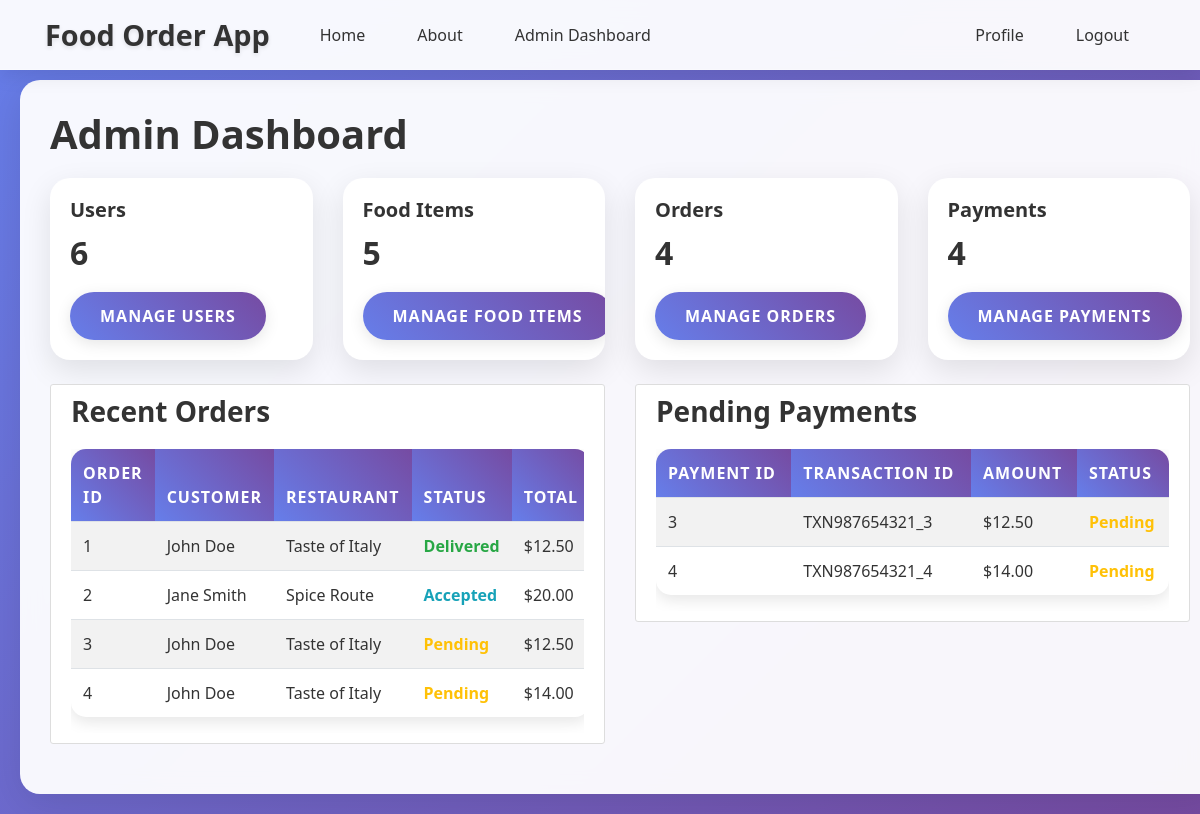
The app's page /admin/dashboard (signed in), older data.
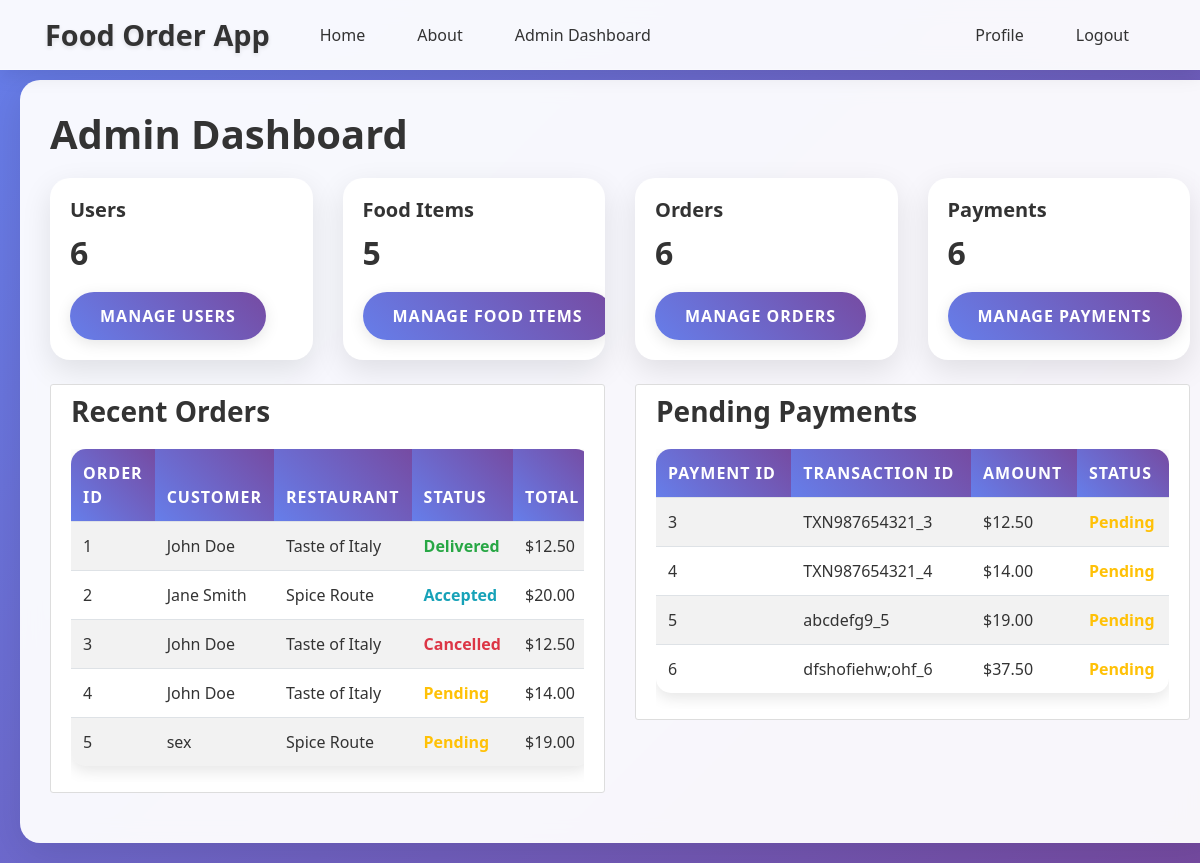
The same page, newer data.
### app/models/order.py (models this page shows, shortened)
class Order(db.Model):
    __tablename__ = 'orders'
    id = db.Column(db.Integer, primary_key=True)
    customer_id = db.Column(db.Integer, db.ForeignKey('users.id'), nullable=False)
    food_item_id = db.Column(db.Integer, db.ForeignKey('food_items.id'), nullable=False)
    restaurant_id = db.Column(db.Integer, db.ForeignKey('users.id'), nullable=False)
    quantity = db.Column(db.Integer, nullable=False)
    total_price = db.Column(db.Numeric(10, 2), nullable=False)
    status = db.Column(db.Enum('pending', 'accepted', 'preparing', 'ready', 'delivered', 'cancelled', name='order_status'), default='pending')
    payment_id = db.Column(db.Integer, db.ForeignKey('payments.id'), nullable=True)
    order_date = db.Column(db.DateTime, default=datetime.utcnow)
    payment = db.relationship("Payment", backref="order", uselist=False, foreign_keys="Order.payment_id")

### app/models/user.py (models this page shows, shortened)
class User(db.Model, UserMixin):
    __tablename__ = 'users'
    id = db.Column(db.Integer, primary_key=True)
    name = db.Column(db.String(100), nullable=False)
    email = db.Column(db.String(120), unique=True, nullable=False)
    phone_number = db.Column(db.String(20), unique=True, nullable=False)
    location = db.Column(db.String(200), nullable=False)
    password = db.Column(db.String(60), nullable=False)
    role = db.Column(db.Enum('admin', 'customer', 'restaurant', name='user_roles'), default='customer')
    status = db.Column(db.Enum('active', 'pending', 'suspended', name='account_status'), default='active')
    food_items = db.relationship('FoodItem', backref='restaurant_owner', lazy=True, foreign_keys='FoodItem.restaurant_id')
    orders_as_customer = db.relationship('Order', backref='customer_user', lazy=True, foreign_keys='Order.customer_id')
    orders_as_restaurant = db.relationship('Order', backref='restaurant_user', lazy=True, foreign_keys='Order.restaurant_id')
    payments_as_customer = db.relationship('Payment', backref='customer_payer', lazy=True, foreign_keys='Payment.customer_id')
    payments_as_restaurant = db.relationship('Payment', backref='restaurant_receiver', lazy=True, foreign_keys='Payment.restaurant_id')

### app/models/payment.py (models this page shows, shortened)
class Payment(db.Model):
    __tablename__ = 'payments'
    id = db.Column(db.Integer, primary_key=True)
    order_id = db.Column(db.Integer, db.ForeignKey('orders.id'), nullable=False)
    customer_id = db.Column(db.Integer, db.ForeignKey('users.id'), nullable=False)
    restaurant_id = db.Column(db.Integer, db.ForeignKey('users.id'), nullable=False)
    bkash_transaction_id = db.Column(db.String(100), unique=True, nullable=False)
    payment_phone_number = db.Column(db.String(20), nullable=False)
    payment_method = db.Column(db.Enum('bkash', name='payment_methods'), default='bkash')
    amount = db.Column(db.Numeric(10, 2), nullable=False)
    payment_status = db.Column(db.Enum('pending', 'verified', 'failed', name='payment_status'), default='pending')
    payment_date = db.Column(db.DateTime, default=datetime.utcnow)

### app/routes/admin.py (the view)
@admin.route("/dashboard")
@login_required
@admin_required
def dashboard():
    users = User.query.all()
    food_items = FoodItem.query.all()
    orders = Order.query.all()
    payments = Payment.query.all()
    return render_template("admin_dashboard.html", users=users, food_items=food_items, orders=orders, payments=payments)

### app/templates/admin_dashboard.html
{% extends "base.html" %}
{% block content %}
    <h1>Admin Dashboard</h1>
    <div class="row">
        <div class="col-md-3">
            <div class="card">
                <div class="card-body">
                    <h5 class="card-title">Users</h5>
                    <h2 class="card-text">{{ users|length }}</h2>
                    <a href="{{ url_for('admin.manage_users') }}" class="btn btn-primary">Manage Users</a>
                </div>
            </div>
        </div>
        <div class="col-md-3">
            <div class="card">
                <div class="card-body">
                    <h5 class="card-title">Food Items</h5>
                    <h2 class="card-text">{{ food_items|length }}</h2>
                    <a href="{{ url_for('admin.manage_food_items') }}" class="btn btn-primary">Manage Food Items</a>
                </div>
            </div>
        </div>
        <div class="col-md-3">
            <div class="card">
                <div class="card-body">
                    <h5 class="card-title">Orders</h5>
                    <h2 class="card-text">{{ orders|length }}</h2>
                    <a href="{{ url_for('admin.manage_orders') }}" class="btn btn-primary">Manage Orders</a>
                </div>
            </div>
        </div>
        <div class="col-md-3">
            <div class="card">
                <div class="card-body">
                    <h5 class="card-title">Payments</h5>
                    <h2 class="card-text">{{ payments|length }}</h2>
                    <a href="{{ url_for('admin.manage_payments') }}" class="btn btn-primary">Manage Payments</a>
                </div>
            </div>
        </div>
    </div>
    <div class="row mt-4">
        <div class="col-md-6">
            <div class="content-section">
                <h3>Recent Orders</h3>
                {% if orders %}
                    <div class="table-responsive">
                        <table class="table table-striped">
                            <thead>
                                <tr>
                                    <th>Order ID</th>
                                    <th>Customer</th>
                                    <th>Restaurant</th>
                                    <th>Status</th>
                                    <th>Total</th>
                                </tr>
                            </thead>
                            <tbody>
                                {% for order in orders[:5] %}
                                    <tr>
                                        <td>{{ order.id }}</td>
                                        <td>{{ order.customer_user.name }}</td>
                                        <td>{{ order.restaurant_user.name }}</td>
                                        <td><span class="order-status {{ order.status }}">{{ order.status.title() }}</span></td>
                                        <td>${{ order.total_price }}</td>
                                    </tr>
                                {% endfor %}
                            </tbody>
                        </table>
                    </div>
                {% else %}
                    <p>No orders yet.</p>
                {% endif %}
            </div>
        </div>
        <div class="col-md-6">
            <div class="content-section">
                <h3>Pending Payments</h3>
                {% if payments %}
                    {% set pending_payments = payments|selectattr("payment_status", "equalto", "pending")|list %}
                    {% if pending_payments %}
                        <div class="table-responsive">
                            <table class="table table-striped">
                                <thead>
                                    <tr>
                                        <th>Payment ID</th>
                                        <th>Transaction ID</th>
                                        <th>Amount</th>
                                        <th>Status</th>
                                    </tr>
                                </thead>
                                <tbody>
                                    {% for payment in pending_payments[:5] %}
                                        <tr>
                                            <td>{{ payment.id }}</td>
                                            <td>{{ payment.bkash_transaction_id }}</td>
                                            <td>${{ payment.amount }}</td>
                                            <td><span class="payment-status {{ payment.payment_status }}">{{ payment.payment_status.title() }}</span></td>
                                        </tr>
                                    {% endfor %}
                                </tbody>
                            </table>
                        </div>
                    {% else %}
                        <p>No pending payments.</p>
                    {% endif %}
                {% else %}
                    <p>No payments yet.</p>
                {% endif %}
            </div>
        </div>
    </div>
{% endblock content %}

### app/templates/base.html (shortened to what this page needs)
<!DOCTYPE html>
<html>
<head>
    <link rel="stylesheet" href="https://cdn.jsdelivr.net/npm/bootstrap@4.0.0/dist/css/bootstrap.min.css">
    <link rel="stylesheet" href="https://cdnjs.cloudflare.com/ajax/libs/font-awesome/5.15.3/css/all.min.css">
    <link rel="stylesheet" type="text/css" href="{{ url_for("static", filename="main.css") }}">
</head>
<body>
    <header class="site-header">
      <nav class="navbar navbar-expand-md navbar-dark bg-steel fixed-top d-none d-md-flex">
        <div class="container">
          <a class="navbar-brand mr-4" href="/">Food Order App</a>
          <div class="collapse navbar-collapse" id="navbarToggle">
            <div class="navbar-nav mr-auto">
              <a class="nav-item nav-link" href="{{ url_for("main.home") }}">Home</a>
              <a class="nav-item nav-link" href="{{ url_for("main.about") }}">About</a>
              {% if current_user.is_authenticated %}
                {% if current_user.role == "admin" %}
                  <a class="nav-item nav-link" href="{{ url_for("admin.dashboard") }}">Admin Dashboard</a>
                {% elif current_user.role == "restaurant" %}
                  <a class="nav-item nav-link" href="{{ url_for("restaurant.dashboard") }}">Restaurant Dashboard</a>
                {% elif current_user.role == "customer" %}
                  <a class="nav-item nav-link" href="{{ url_for("customer.browse") }}">Browse Food</a>
                  <a class="nav-item nav-link" href="{{ url_for("customer.view_cart") }}">Cart</a>
                  <a class="nav-item nav-link" href="{{ url_for("customer.order_history") }}">Order History</a>
                {% endif %}
              {% endif %}
            </div>
            <div class="navbar-nav">
              {% if current_user.is_authenticated %}
                <a class="nav-item nav-link" href="{{ url_for("customer.profile") }}">Profile</a>
                <a class="nav-item nav-link" href="{{ url_for("auth.logout") }}">Logout</a>
              {% else %}
                <a class="nav-item nav-link" href="{{ url_for("auth.login") }}">Login</a>
                <a class="nav-item nav-link" href="{{ url_for("auth.register") }}">Register</a>
              {% endif %}
            </div>
          </div>
        </div>
      </nav>
    </header>
    <main role="main" class="container-fluid">
      <div class="row">
        <div class="col-12">
          {% block content %}{% endblock %}
        </div>
      </div>
    </main>
</body>
</html>

### app/static/main.css (style rules this page uses)
body { background: #fafafa; color: #333333; margin-top: 5rem; }
h1, h2, h3, h4, h5, h6 { color: #444444; }
.bg-steel { background-color: #5f788a; }
.site-header .navbar-nav .nav-link { color: #cbd5db; }
.content-section { background: #ffffff; padding: 10px 20px; border: 1px solid #dddddd; border-radius: 3px; margin-bottom: 20px; }
.order-status { font-weight: bold; }
.order-status.pending { color: #ffc107; }
.order-status.accepted { color: #17a2b8; }
.order-status.delivered { color: #28a745; }
.order-status.cancelled { color: #dc3545; }
.payment-status { font-weight: bold; }
.payment-status.pending { color: #ffc107; }
body { padding-bottom: 70px; }
@media (min-width: 768px) { body { background: linear-gradient(135deg, #667eea 0%, #764ba2 100%); font-family: 'Segoe UI', Tahoma, Geneva, Verdana, sans-serif; padding-bottom: 0; } }
@media (min-width: 768px) { .site-header .navbar { background: rgba(255, 255, 255, 0.95); backdrop-filter: blur(10px); box-shadow: 0 4px 20px rgba(0, 0, 0, 0.1); border-bottom: 1px solid rgba(255, 255, 255, 0.2); } }
@media (min-width: 768px) { .site-header .navbar-brand { font-weight: 700; font-size: 1.8rem; color: #333 !important; text-shadow: 0 2px 4px rgba(0, 0, 0, 0.1); } }
@media (min-width: 768px) { .site-header .navbar-nav .nav-link { color: #333 !important; font-weight: 500; margin: 0 10px; padding: 8px 16px !important; border-radius: 25px; transition: all 0.3s ease; position: relative; } }
@media (min-width: 768px) { .container-fluid { background: rgba(255, 255, 255, 0.95); margin: 20px; border-radius: 20px; box-shadow: 0 10px 40px rgba(0, 0, 0, 0.1); backdrop-filter: blur(10px); min-height: calc(100vh - 140px); } }
@media (min-width: 768px) { .col-12 { padding: 30px; } }
@media (min-width: 768px) { h1, h2, h3, h4, h5, h6 { color: #333; font-weight: 700; margin-bottom: 20px; } }
@media (min-width: 768px) { .btn { border-radius: 25px; padding: 12px 30px; font-weight: 600; text-transform: uppercase; letter-spacing: 1px; transition: all 0.3s ease; border: none; box-shadow: 0 4px 15px rgba(0, 0, 0, 0.1); } }
@media (min-width: 768px) { .btn-primary { background: linear-gradient(45deg, #667eea, #764ba2); color: white; } }
@media (min-width: 768px) { .card { border: none; border-radius: 20px; box-shadow: 0 10px 30px rgba(0, 0, 0, 0.1); transition: all 0.3s ease; overflow: hidden; } }
@media (min-width: 768px) { .table { border-radius: 15px; overflow: hidden; box-shadow: 0 5px 15px rgba(0, 0, 0, 0.1); } }
@media (min-width: 768px) { .table thead th { background: linear-gradient(45deg, #667eea, #764ba2); color: white; border: none; font-weight: 600; text-transform: uppercase; letter-spacing: 1px; } }
@media (min-width: 768px) { .table tbody tr { transition: all 0.3s ease; } }

Row changes from the older to the newer data that the page shows:
changed Order id 3: status "Pending" → "Cancelled"
added Order: id "5", customer_user.name "sex", restaurant_user.name "Spice Route", status "Pending", total_price "19.00"
added Payment: id "5", bkash_transaction_id "abcdefg9_5", amount "19.00", payment_status "Pending"
added Payment: id "6", bkash_transaction_id "dfshofiehw;ohf_6", amount "37.50", payment_status "Pending"
Text that changed along with them:
{{ orders|length }}: "4" → "6"
{{ payments|length }}: "4" → "6"
